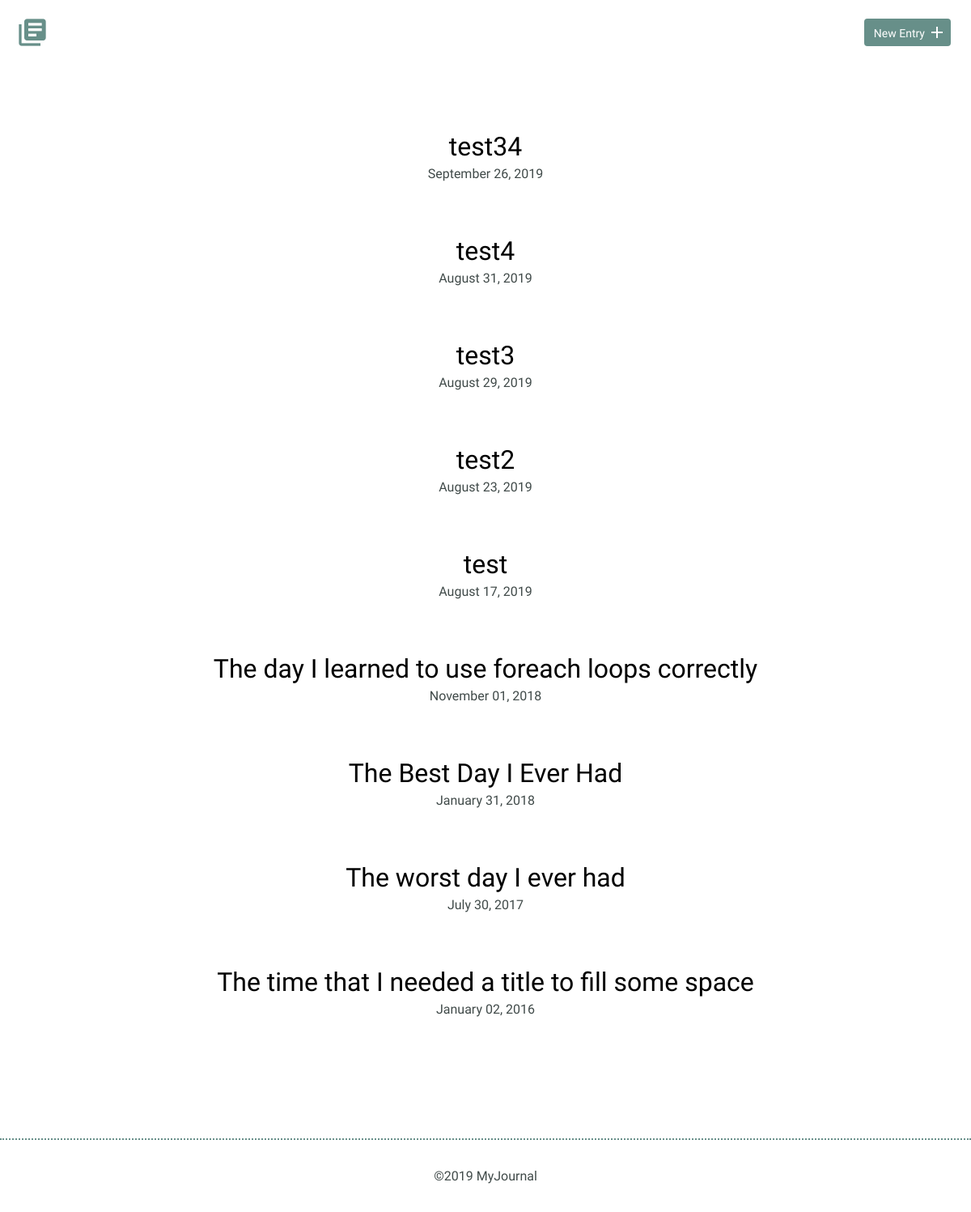
Before: / with the older database file.
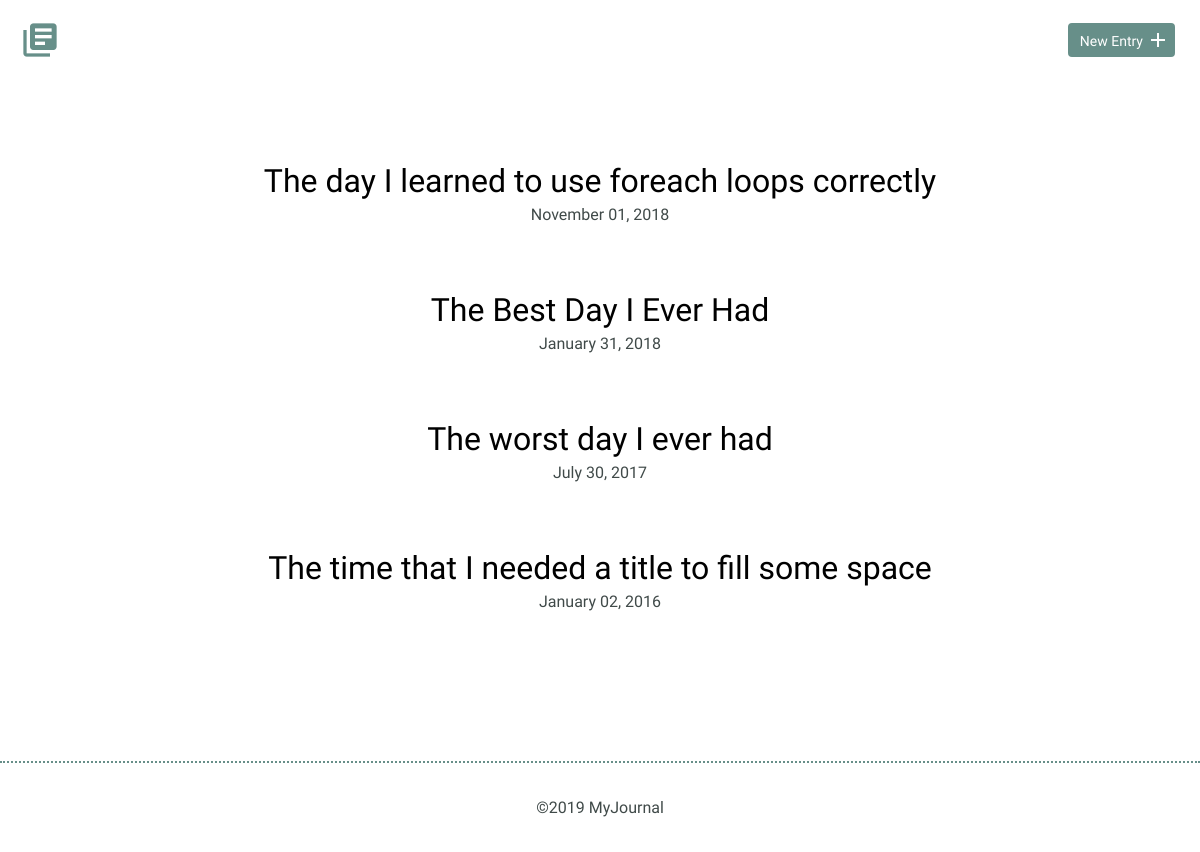
After: the same page with the newer database file.
### tables this page shows
CREATE TABLE "entries" (
	`id`	INTEGER,
	`title`	TEXT,
	`date`	TEXT,
	`time_spent`	INTEGER,
	`learned`	BLOB,
	`resources`	BLOB,
	PRIMARY KEY(`id`)
);

### inc/functions.php (called while the page is built, shortened)
<?php
function get_entry_list() {
    include 'connection.php';
    try {
        return $db->query('SELECT id, title, date FROM entries ORDER BY date DESC');
    } catch (Exception $e) {
        echo "Error:" . $e->getMessage() . "<br>";
        return array();
    }
}

### index.php (the view, shortened to what this page needs)
<?php
require 'inc/functions.php';
include 'inc/header.php'; ?>
  <section>
    <div class="container">
      <div class="entry-list">
        <?php
        foreach (get_entry_list() as $item) {
            echo "<article>";
            echo "<h2><a href='detail.php?id=" . $item['id'] . "'>" . $item['title'] . "</a></h2>";
            echo "<time datetime='" . $item['date'] . "'>" . date("F d, Y", strtotime($item['date'])) . "</time>";
            echo "</article>";
        }
        ?>
      </div>
    </div>
  </section>
<?php include 'inc/footer.php'; ?>

### inc/header.php (shortened to what this page needs)
<!DOCTYPE html>
<html>
  <head>
    <link rel="stylesheet" href="css/normalize.css">
    <link rel="stylesheet" href="css/site.css">
  </head>
  <body>
    <header>
      <div class="container">
        <div class="site-header">
          <a class="logo" href="index.php"><i class="material-icons">library_books</i></a>
          <a class="button icon-right" href="new.php"><span>New Entry</span> <i class="material-icons">add</i></a>
        </div>
      </div>
    </header>

### inc/footer.php
    <footer>
      <div>
        &copy;<?php echo date("Y"); ?> MyJournal
      </div>
    </footer>
  </body>
</html>

### css/site.css (style rules this page uses)
body { font-size: 16px; color: #404a49; font-family: 'Cousine', serif; font-weight: 400; }
.container { margin: 0 auto; padding: 0 25px; }
header .site-header { margin: 0 auto; height: 95px; }
header .logo i { color: #678f89; margin: 20px 0 0 -5px; float: left; font-size: 40px; }
header .button { float: right; margin: 33px 0 0 0; }
footer { text-align: center; padding: 35px 0; border-top: 2px dotted #678f89; }
.button { padding: 8px 10px 6px 10px; background: #678f89; border: 2px solid #678f89; border-radius: 4px; text-decoration: none; color: #FFF; position: relative; text-align: center; font-size: 14px; }
.button.icon-right { padding-right: 30px; top: -10px; }
.button.icon-right i { position: absolute; top: 3px; right: 3px; }
h1, h2, h3 { margin: 0; font-weight: 400; line-height: 1em; color: #000; }
h2 { font-size: 32px; }
h2 a { text-decoration: none; color: #000; }
.entry-list, .edit-entry, .new-entry { max-width: 800px; margin: 0 auto; padding: 70px 0 150px 0; }
.entry-list article { margin-bottom: 70px; text-align: center; }
.entry-list article:last-child { margin-bottom: 0; }
.entry-list article h2 { margin-bottom: 8px; }

Changed rows visible on the page:
removed entries: title "test34", date "September 26, 2019"
removed entries: title "test4", date "August 31, 2019"
removed entries: title "test3", date "August 29, 2019"
removed entries: title "test2", date "August 23, 2019"
removed entries: title "test", date "August 17, 2019"
